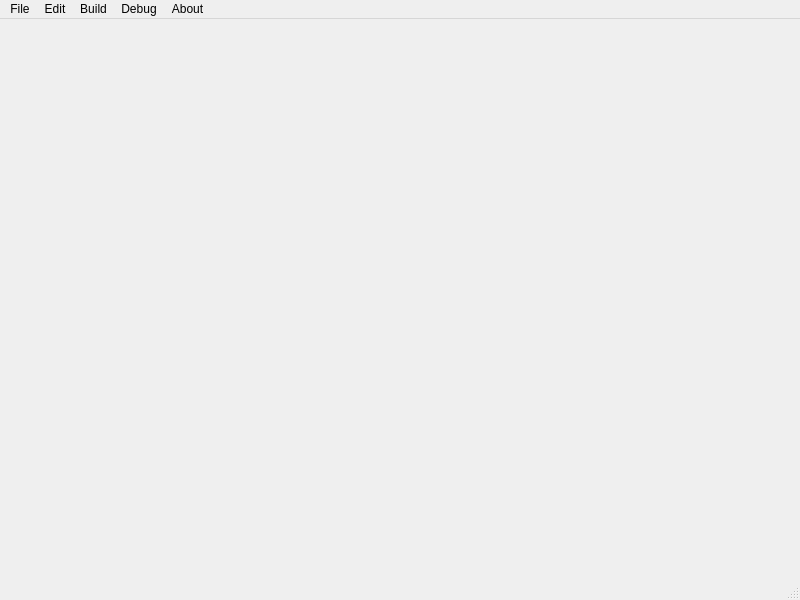
<?xml version="1.0" encoding="UTF-8"?>
<ui version="4.0">
 <class>MainWindow</class>
 <widget class="QMainWindow" name="MainWindow">
  <property name="geometry">
   <rect>
    <x>0</x>
    <y>0</y>
    <width>800</width>
    <height>600</height>
   </rect>
  </property>
  <property name="windowTitle">
   <string>MainWindow</string>
  </property>
  <widget class="QWidget" name="centralwidget"/>
  <widget class="QMenuBar" name="menubar">
   <property name="geometry">
    <rect>
     <x>0</x>
     <y>0</y>
     <width>800</width>
     <height>24</height>
    </rect>
   </property>
   <widget class="QMenu" name="menuFile">
    <property name="title">
     <string>File</string>
    </property>
   </widget>
   <widget class="QMenu" name="menuEdit">
    <property name="title">
     <string>Edit</string>
    </property>
   </widget>
   <widget class="QMenu" name="menuBuild">
    <property name="title">
     <string>Build</string>
    </property>
   </widget>
   <widget class="QMenu" name="menuDebug">
    <property name="title">
     <string>Debug</string>
    </property>
   </widget>
   <widget class="QMenu" name="menuAbout">
    <property name="title">
     <string>About</string>
    </property>
    <addaction name="actionAbout_qt"/>
    <addaction name="actionAbout_IDE"/>
   </widget>
   <addaction name="menuFile"/>
   <addaction name="menuEdit"/>
   <addaction name="menuBuild"/>
   <addaction name="menuDebug"/>
   <addaction name="menuAbout"/>
  </widget>
  <widget class="QStatusBar" name="statusbar"/>
  <action name="actionAbout_qt">
   <property name="text">
    <string>About qt</string>
   </property>
  </action>
  <action name="actionAbout_IDE">
   <property name="text">
    <string>About IDE</string>
   </property>
  </action>
 </widget>
 <resources/>
 <connections/>
</ui>
